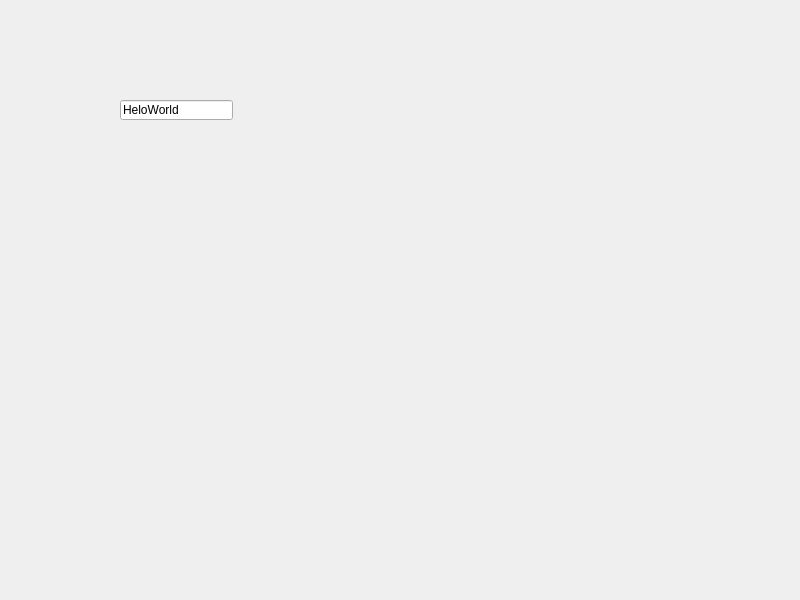
<?xml version="1.0" encoding="UTF-8"?>
<ui version="4.0">
 <class>Widget</class>
 <widget class="QWidget" name="Widget">
  <property name="geometry">
   <rect>
    <x>0</x>
    <y>0</y>
    <width>800</width>
    <height>600</height>
   </rect>
  </property>
  <property name="windowTitle">
   <string>Widget</string>
  </property>
  <widget class="QLineEdit" name="lineEdit">
   <property name="geometry">
    <rect>
     <x>120</x>
     <y>100</y>
     <width>113</width>
     <height>20</height>
    </rect>
   </property>
   <property name="text">
    <string>HeloWorld</string>
   </property>
  </widget>
 </widget>
 <resources/>
 <connections/>
</ui>
